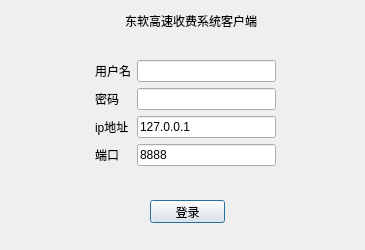
<?xml version="1.0" encoding="UTF-8"?>
<ui version="4.0">
 <class>Login</class>
 <widget class="QDialog" name="Login">
  <property name="geometry">
   <rect>
    <x>0</x>
    <y>0</y>
    <width>365</width>
    <height>250</height>
   </rect>
  </property>
  <property name="sizePolicy">
   <sizepolicy hsizetype="Fixed" vsizetype="Fixed">
    <horstretch>0</horstretch>
    <verstretch>0</verstretch>
   </sizepolicy>
  </property>
  <property name="minimumSize">
   <size>
    <width>365</width>
    <height>250</height>
   </size>
  </property>
  <property name="maximumSize">
   <size>
    <width>16777215</width>
    <height>16777215</height>
   </size>
  </property>
  <property name="windowTitle">
   <string>Dialog</string>
  </property>
  <widget class="QLabel" name="label_3">
   <property name="geometry">
    <rect>
     <x>125</x>
     <y>10</y>
     <width>141</width>
     <height>21</height>
    </rect>
   </property>
   <property name="text">
    <string>东软高速收费系统客户端</string>
   </property>
  </widget>
  <widget class="QPushButton" name="login">
   <property name="geometry">
    <rect>
     <x>150</x>
     <y>200</y>
     <width>75</width>
     <height>23</height>
    </rect>
   </property>
   <property name="text">
    <string>登录</string>
   </property>
   <property name="shortcut">
    <string>Return</string>
   </property>
  </widget>
  <widget class="QWidget" name="formLayoutWidget">
   <property name="geometry">
    <rect>
     <x>95</x>
     <y>60</y>
     <width>181</width>
     <height>111</height>
    </rect>
   </property>
   <layout class="QFormLayout" name="formLayout">
    <item row="1" column="0">
     <widget class="QLabel" name="username">
      <property name="text">
       <string>用户名</string>
      </property>
     </widget>
    </item>
    <item row="1" column="1">
     <widget class="QLineEdit" name="usernameEdit"/>
    </item>
    <item row="2" column="0">
     <widget class="QLabel" name="password">
      <property name="text">
       <string>密码</string>
      </property>
     </widget>
    </item>
    <item row="2" column="1">
     <widget class="QLineEdit" name="passwordEdit">
      <property name="echoMode">
       <enum>QLineEdit::Password</enum>
      </property>
     </widget>
    </item>
    <item row="3" column="1">
     <widget class="QLineEdit" name="ipEdit">
      <property name="text">
       <string>127.0.0.1</string>
      </property>
     </widget>
    </item>
    <item row="3" column="0">
     <widget class="QLabel" name="ip">
      <property name="text">
       <string>ip地址</string>
      </property>
     </widget>
    </item>
    <item row="4" column="1">
     <widget class="QLineEdit" name="portEdit">
      <property name="text">
       <string>8888</string>
      </property>
     </widget>
    </item>
    <item row="4" column="0">
     <widget class="QLabel" name="port">
      <property name="text">
       <string>端口</string>
      </property>
     </widget>
    </item>
   </layout>
  </widget>
  <widget class="QLabel" name="warning">
   <property name="geometry">
    <rect>
     <x>150</x>
     <y>180</y>
     <width>54</width>
     <height>12</height>
    </rect>
   </property>
   <property name="text">
    <string/>
   </property>
  </widget>
 </widget>
 <tabstops>
  <tabstop>usernameEdit</tabstop>
  <tabstop>passwordEdit</tabstop>
  <tabstop>ipEdit</tabstop>
  <tabstop>portEdit</tabstop>
  <tabstop>login</tabstop>
 </tabstops>
 <resources/>
 <connections/>
</ui>
